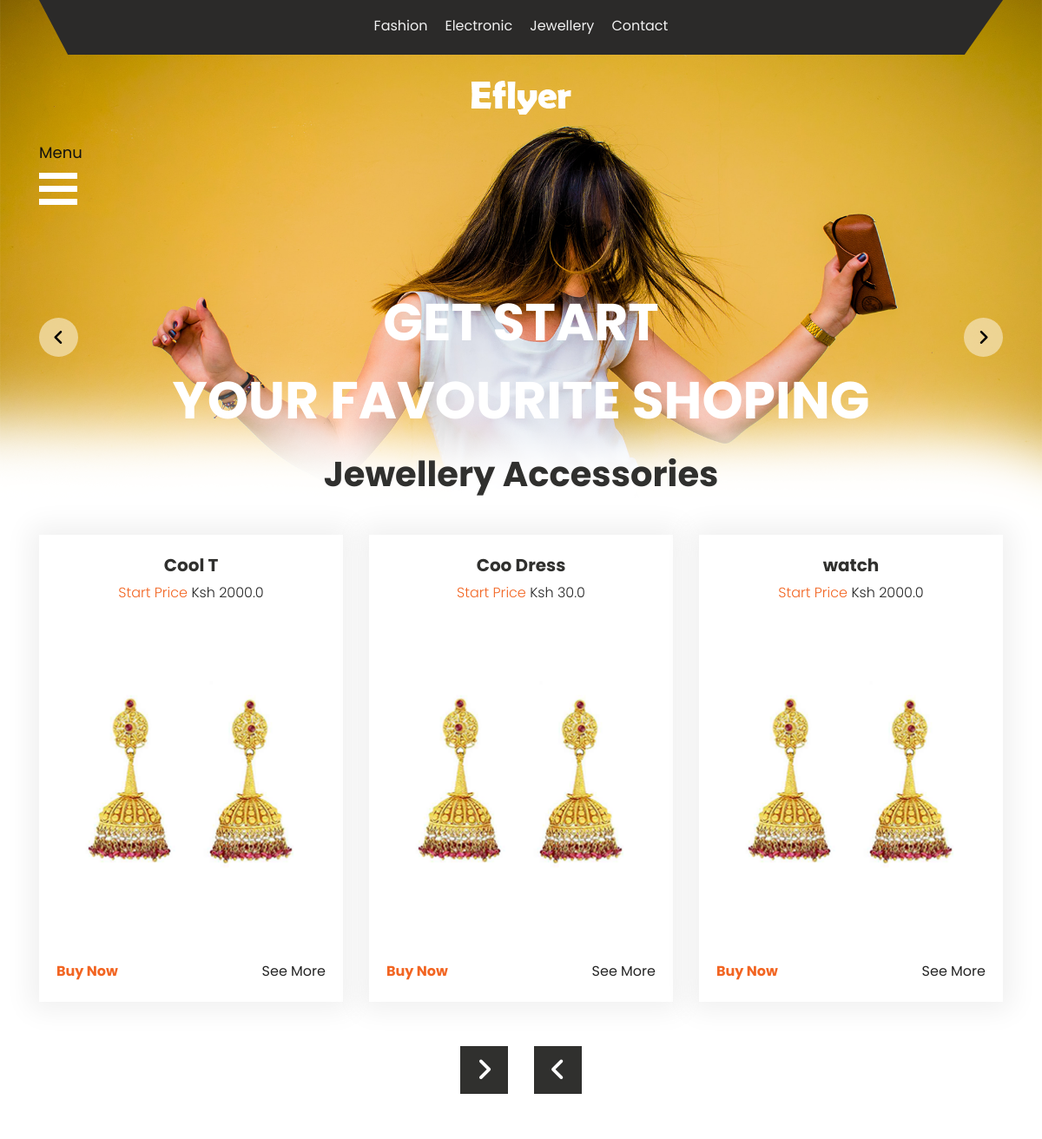
Before: /jewellery (upper part) with the older database file.
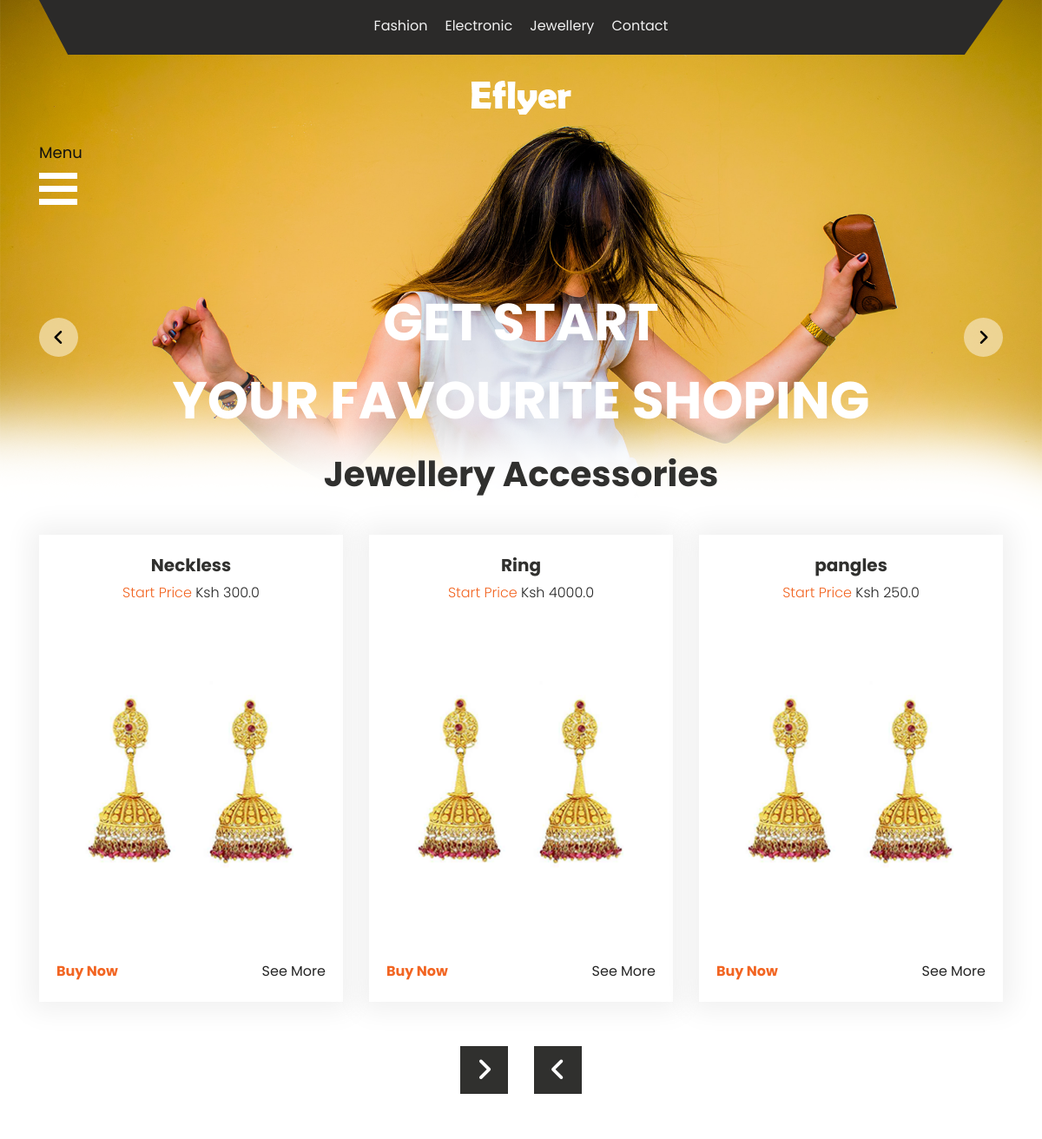
After: the same page with the newer database file.
### home/models.py (models this page shows, shortened)
class TimeStamp(models.Model):
    created_at = models.DateTimeField(auto_now_add=True, blank=True, null=True)
    updated_at = models.DateTimeField(auto_now=True, blank=True, null=True)
    class Meta:
        abstract = True

class Product(TimeStamp):#inherit TimeStamp class
    name= models.CharField(max_length=30, blank=False, null=False)
    price = models.FloatField(blank=False, null=False)
    image =  models.ImageField(upload_to="images", blank=True, null=True)#image to be displayed for the product
    description = models.TextField(max_length=220, blank=True)
    sold  = models.BooleanField(default=False, blank=True, null=True)
    other_image = models.ForeignKey(Images,on_delete=models.CASCADE,blank=True, null=True)#other images that can be displayed along the main image
    category = models.ForeignKey(Category,on_delete=models.CASCADE,blank=True, null=True)
    class Meta:
        get_latest_by= "id"

### home/views.py (the view)
# urls.py: path('jewellery', views.jewellery, name='jewellery'),
def jewellery(request):
    j_prod= Product.objects.filter(category_id=2,sold=False)
    context = {"j_prod":j_prod }
    return render(request, 'jewellery.html', context)

### templates/jewellery.html (shortened to what this page needs)
{% extends "base.html" %}
{% load static %}
     {% block content %}
      <div class="jewellery_section">
         <div id="jewellery_main_slider" class="carousel slide" data-ride="carousel">
            <div class="carousel-inner">
               <div class="carousel-item active">
                  <div class="container">
                     <h1 class="fashion_taital">Jewellery Accessories</h1>
                     <div class="fashion_section_2">
                        <div class="row">
                        {% for prod in j_prod%}
                           <div class="col-lg-4 col-sm-4">
                              <div class="box_main">
                                 <h4 class="shirt_text">{{prod.name}}</h4>
                                 <p class="price_text">Start Price  <span style="color: #262626;">Ksh {{prod.price}}</span></p>
                                 <div class="jewellery_img"><img src="{% static 'images/jhumka-img.png' %}"></div>
                                 <div class="btn_main">
                                    <div class="buy_bt"><a href="buy">Buy Now</a></div>
                                    <div class="seemore_bt"><a href="more">See More</a></div>
                                 </div>
                              </div>
                           </div>
                           {% endfor %}
                        </div>
                     </div>
                  </div>
               </div>
            <a class="carousel-control-prev" href="#jewellery_main_slider" role="button" data-slide="prev">
            <i class="fa fa-angle-left"></i>
            </a>
            <a class="carousel-control-next" href="#jewellery_main_slider" role="button" data-slide="next">
            <i class="fa fa-angle-right"></i>
            </a>
         </div>
      </div>
      {% endblock content %}

Changed rows visible on the page:
no longer on this page (row edited): Product: name "Cool T", price "2000.0"
no longer on this page (row edited): Product: name "Coo Dress", price "30.0"
no longer on this page (row edited): Product: name "watch", price "2000.0"
now on this page (row edited): Product: name "Neckless", price "300.0"
now on this page (row edited): Product: name "Ring", price "4000.0"
added Product: name "pangles", price "250.0"
